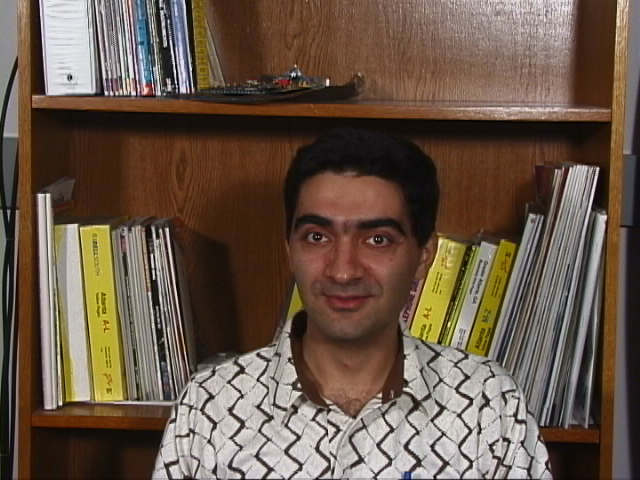
#> input picture data/train/images/s02/01.jpg, 640 x 480 px, found by its file name
$ python train_face_detection.py
#> lines starting #> are read from the running program, lines starting #| are printed output that depends on the picture
import numpy as np
from PIL import Image
import os

# Set random seed for reproducibility
np.random.seed(42)

# Dataset paths (modify as needed)
# base_path = r"D:\College\Year Three\Second Term\Computer Vision\Face-Detection-and-Recognition\data\train"
base_path = r"\data\train"
label_folder = os.path.join(base_path, "labels")
face_folders = [os.path.join(base_path, f"images/s0{i}") for i in range(1, 5)]  # s01 to s04
# non_face_folder = r"D:\College\Year Three\Second Term\Computer Vision\Face-Detection-and-Recognition\data\train\non_faces"
non_face_folder = r"data\train\non_faces"
img_size = 64
pixel_count = img_size * img_size  # 4096 pixels


# Function to load images and labels
def load_face_images_and_labels(face_folders, label_folder, img_size=64, train=True):
#> called with label_folder = '\\data\\train/labels', img_size = 64, train = True
    images = []
    labels = []
    bboxes = []
    image_paths = []

    for folder in face_folders:
        folder_id = os.path.basename(folder)  # e.g., 's01'
        folder_num = int(folder_id[1:])  # 1, 2, 3, 4
        img_indices = range(1, 11) if train else range(11, 16)

        for i in img_indices:
            img_name = f"{i:02d}.jpg"
            img_path = os.path.join(folder, img_name)
            if not os.path.exists(img_path):
                print(f"Image not found: {img_path}")
                continue

            img = Image.open(img_path).convert('L')
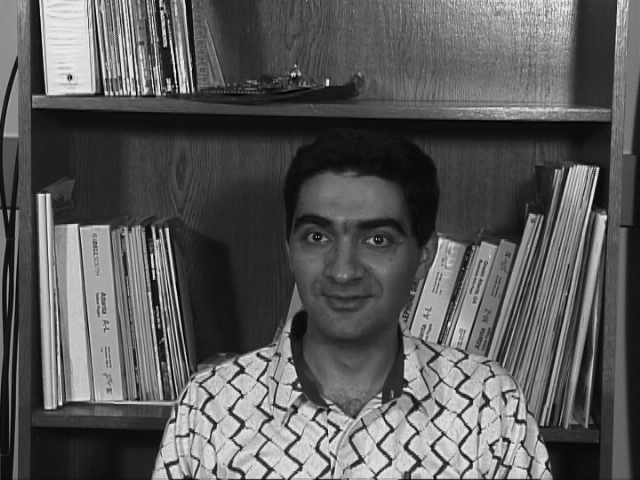
#> img: PIL image 640x480 L; min 0, max 236, mean 90.2
            orig_width, orig_height = img.size
#> orig_width = 640; orig_height = 480
            img = img.resize((img_size, img_size))
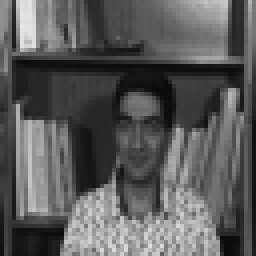
#> img: PIL image 64x64 L (shown 4 times larger); min 7, max 230, mean 90.3
            img_array = np.array(img).flatten()
#> img_array = 4096 values, max 230 at index 389, min 7 at index 3831, mean 90.28

            label_id = (folder_num - 1) * 20 + i
            label_file = os.path.join(label_folder, f"lab{label_id:03d}")
            if not os.path.exists(label_file):
                print(f"Label not found: {label_file}")
                continue

            with open(label_file, 'r') as f:
                line = f.read().strip()
                parts = line.split()
                if len(parts) != 5:
                    print(f"Invalid label format in {label_file}")
                    continue
                x_min, y_min, x_max, y_max, _ = parts
                bbox = [float(x_min), float(y_min), float(x_max), float(y_max)]

                x_scale = img_size / orig_width
                y_scale = img_size / orig_height
                scaled_bbox = [
                    bbox[0] * x_scale,
                    bbox[1] * y_scale,
                    bbox[2] * x_scale,
                    bbox[3] * y_scale
                ]

            images.append(img_array)
            labels.append(1)
            bboxes.append(scaled_bbox)
            image_paths.append((img_path, img))

    return np.array(images), np.array(labels), bboxes, image_paths


# Function to load non-face images
def load_non_face_images(non_face_folder, img_size=64, num_images=40, train=True):
#> called with non_face_folder = 'data\\train\\non_faces', img_size = 64, num_images = 40, train = True
    images = []
    labels = []
    image_paths = []

    if not os.path.exists(non_face_folder):
        print(f"Non-face folder not found: {non_face_folder}. Generating synthetic non-face data.")
        images = np.random.normal(loc=50, scale=30, size=(num_images, img_size * img_size))
        labels = [0] * num_images
        for i in range(num_images):
            img_array = images[i].reshape(img_size, img_size)
            img_array = np.clip(img_array, 0, 255).astype(np.uint8)
            img = Image.fromarray(img_array, mode='L')
            image_paths.append((f"synthetic_nonface_{i}.png", img))
#> this loop made 40 passes
#> pass 1, in load_non_face_images, `img = Image.fromarray(img_array, mode='L')`:
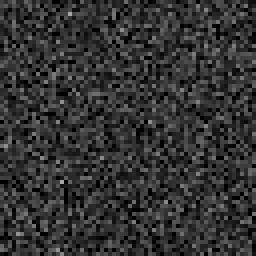
#> img: PIL image 64x64 L (shown 4 times larger); min 0, max 167, mean 50.6
#> pass 2, in load_non_face_images, `img = Image.fromarray(img_array, mode='L')`:
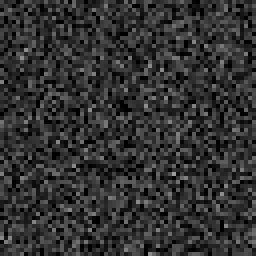
#> img: PIL image 64x64 L (shown 4 times larger); min 0, max 155, mean 49.5
#> pass 3, in load_non_face_images, `img = Image.fromarray(img_array, mode='L')`:
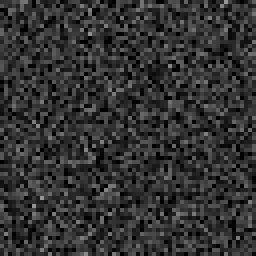
#> img: PIL image 64x64 L (shown 4 times larger); min 0, max 151, mean 50
#> after the loop:
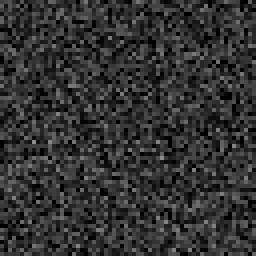
#> img_array: shape (64, 64) (shown 4 times larger); min 0, max 141, mean 49.8
#> after the loop, image_paths = 40 items
        return images, np.array(labels), [None] * num_images, image_paths

    all_files = os.listdir(non_face_folder)
    selected_files = all_files[:num_images] if train else all_files[num_images:num_images * 2]

    for filename in selected_files:
        img_path = os.path.join(non_face_folder, filename)
        img = Image.open(img_path).convert('L').resize((img_size, img_size))
        img_array = np.array(img).flatten()
        images.append(img_array)
        labels.append(0)
        image_paths.append((img_path, img))

    return np.array(images), np.array(labels), [None] * len(images), image_paths


# Load training data
face_images, face_labels, face_bboxes, face_paths = load_face_images_and_labels(face_folders, label_folder, train=True)
non_face_images, non_face_labels, non_face_bboxes, non_face_paths = load_non_face_images(non_face_folder, num_images=40)
#> non_face_labels = 40 values from 0 to 0; non_face_bboxes = 40 items; non_face_paths = 40 items
#> (the run stopped early here; a loop or call above may not have finished)
